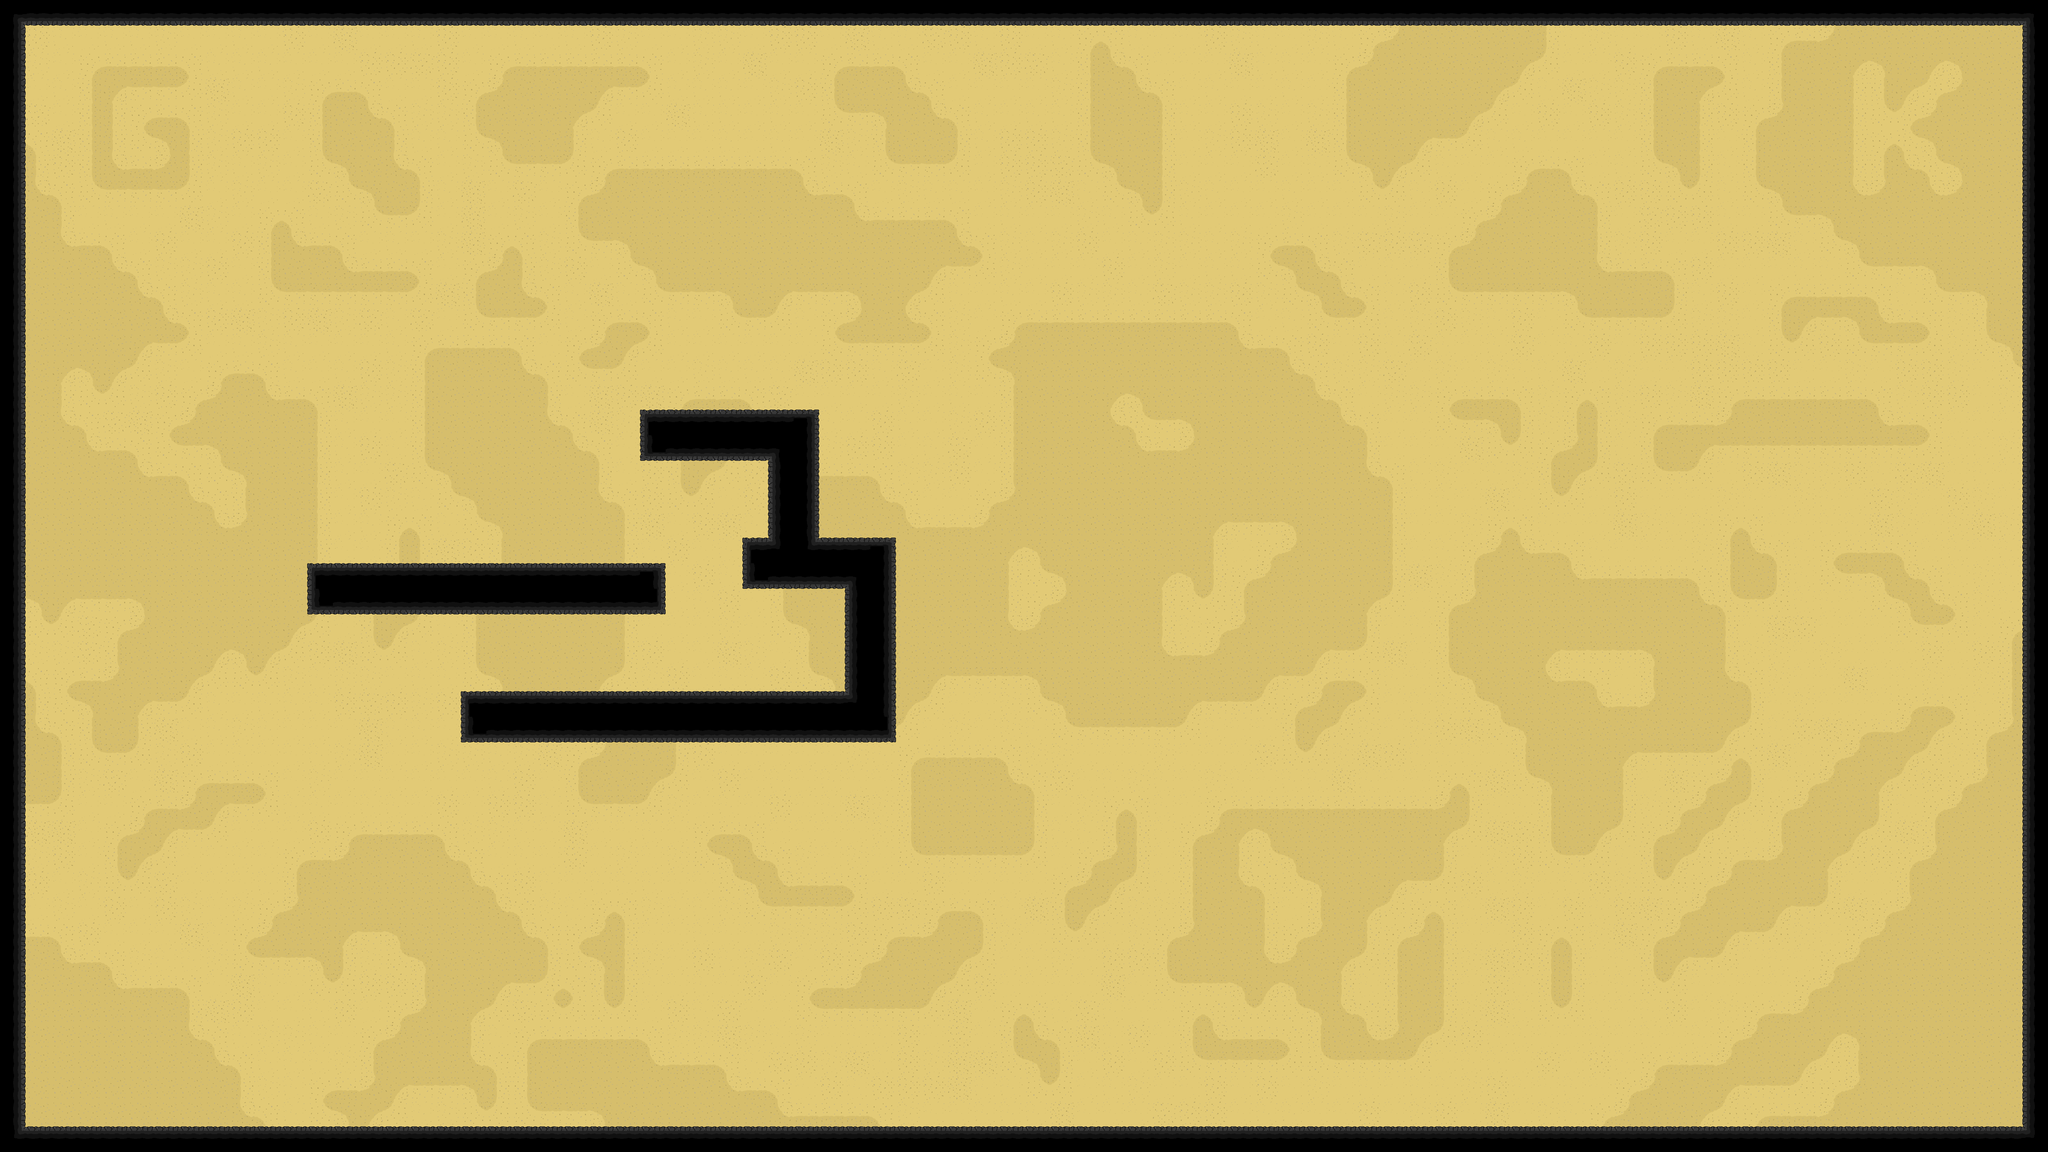

Tiled map render using the project's own tile images. Description and the map definition, with tile-layer contents summarised, below:
An orthogonal 80x45 tile map with 80x80 px tiles, 2 tile layers (Sand, Walls), 1 hidden layer not drawn, 2 tilesets.

<map version="1.10" tiledversion="1.12.2" orientation="orthogonal" renderorder="right-down" width="80" height="45" tilewidth="80" tileheight="80" infinite="0" nextlayerid="4" nextobjectid="1">
 <tileset firstgid="1" source="../tsx/Sand.tsx" />
 <tileset firstgid="31" source="../tsx/Walls.tsx" />
 <layer id="1" name="Sand" width="80" height="45">
  <data>[3600 cells, 3600 non-empty, 21 distinct tile ids]</data>
 </layer>
 <layer id="2" name="Walls" width="80" height="45">
  <data>[3600 cells, 3600 non-empty, 14 distinct tile ids]</data>
 </layer>
 <layer id="3" name="Wall_Hit" width="80" height="45" visible="0">
  <data>[3600 cells, 348 non-empty, 1 distinct tile ids]</data>
 </layer>
</map>
